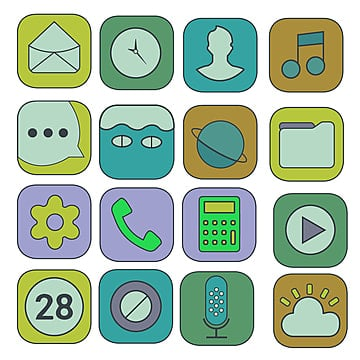
#> input picture dataset/internet/random.jpg, 360 x 360 px
$ python -i m08_thresholding_seg.py   (imports and definitions only)
#> lines starting #> are read from the running program, lines starting #| are printed output that depends on the picture
import cv2
import numpy as np
from skimage.filters import threshold_multiotsu


# [59 lines left out: functions ensure_grayscale, adaptive_thresholding, multi_otsu_threshold, grabcut_segmentation, not called in this run]


def analyze_contours(bin_img: np.ndarray, min_area: int = 50) -> list[dict]:
    r"""
    Finds and analyzes geometric properties of foreground contours:
    Area, perimeter, bounding box, centroid, circularity ($4 \pi \times \text{area} / \text{perimeter}^2$).
    """
    contours, _ = cv2.findContours(bin_img, cv2.RETR_EXTERNAL, cv2.CHAIN_APPROX_SIMPLE)
    results = []

    for cnt in contours:
        area = float(cv2.contourArea(cnt))
        if area < min_area:
            continue
        perimeter = float(cv2.arcLength(cnt, True))
        circularity = round((4 * np.pi * area) / (perimeter ** 2), 3) if perimeter > 0 else 0.0
        x, y, w, h = cv2.boundingRect(cnt)

        # Centroid
        M = cv2.moments(cnt)
        cx = int(M["m10"] / M["m00"]) if M["m00"] != 0 else x + w // 2
        cy = int(M["m01"] / M["m00"]) if M["m00"] != 0 else y + h // 2

        results.append({
            "area": area,
            "perimeter": round(perimeter, 2),
            "circularity": circularity,
            "bbox": (x, y, w, h),
            "centroid": (cx, cy),
        })

    return results

>>> import cv2
>>> picture = cv2.imread('../dataset/internet/random.jpg', cv2.IMREAD_GRAYSCALE)
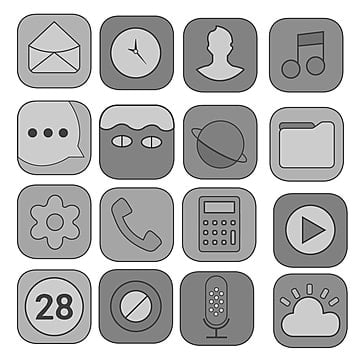
#> picture: shape (360, 360); min 0, max 255, mean 184.5
>>> result = analyze_contours(picture)
#> in analyze_contours, `contours, _ = cv2.findContours(bin_img, cv2.RETR_EXTERNAL, cv2.CHAIN_A..`: contours = [[[0, 0], [0, 359], [359, 359], [359, 0]]]
#> the loop in analyze_contours, `for cnt in contours:` made 1 pass
#> (cnt, area, perimeter, circularity, x, y, w, h) on pass 1: ([[0, 0], [0, 359], [359, 359], [359, 0]], 128881, 1436, 0.785, 0, 0, 360, 360)
#> after the loop in analyze_contours, `for cnt in contours:`: results = 1 item
#> result = 1 item
